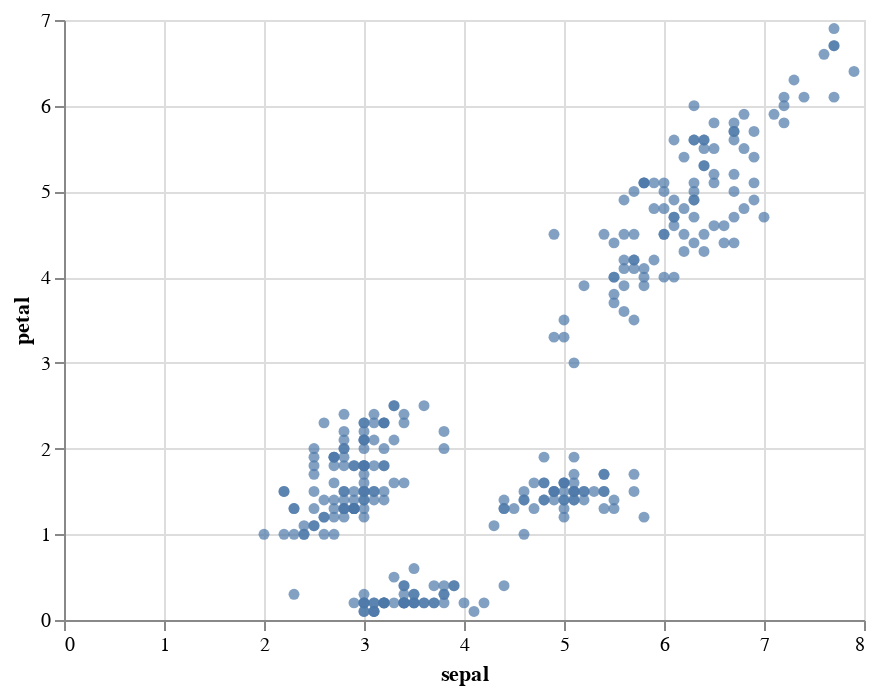

This figure's notebook cell:
### Markdown cell above
## Vis from long df
...

### Code cell
import altair as alt

alt.Chart(long_df).mark_circle().encode(
    x="sepal:Q",
    y="petal:Q"
)

### Figure 1 — Vega-Lite specification as saved in the notebook (floating-point values rounded to 4 significant figures; data arrays with more than 128 entries replaced by an {"elided": "..."} marker saying what was removed)
{"config": {"view": {"continuousWidth": 400, "continuousHeight": 300}}, "data": {"name": "data-1e6c28c1dc208265e5e6c9f1dcbc0d75"}, "mark": "circle", "encoding": {"x": {"field": "sepal", "type": "quantitative"}, "y": {"field": "petal", "type": "quantitative"}}, "$schema": "https://vega.github.io/schema/vega-lite/v4.17.0.json", "datasets": {"data-1e6c28c1dc208265e5e6c9f1dcbc0d75": {"elided": "300 records"}}}
